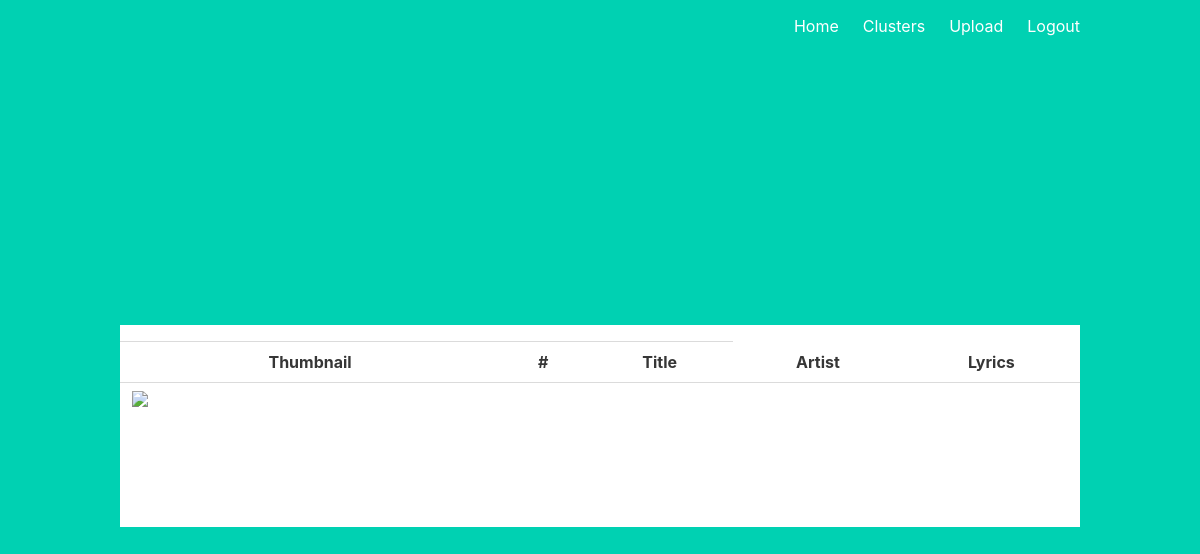
The app's page /track/4 (signed in), older data.
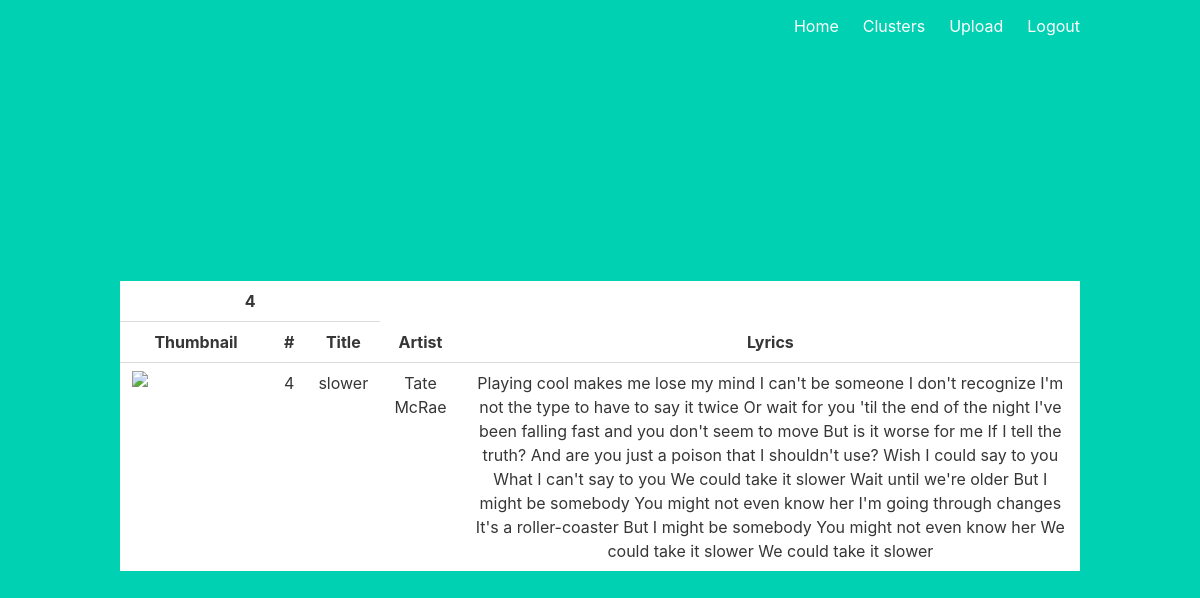
The same page, newer data.
### app/models.py (models this page shows, shortened)
class Track(db.Model):
    id = db.Column(db.Integer, primary_key=True)
    quadrant = db.Column(db.Integer)
    title = db.Column(db.String(120))
    name = db.Column(db.String(1000))
    album = db.Column(db.String(128))
    lyrics = db.Column(db.String(100000000))

### app/views.py (the view)
@main.route("/track/<int:track_id>", methods=["GET"])
@login_required
def track(track_id):
    track = Track.query.filter_by(id=track_id).first()
    return render_template("track.html", track=track)

### app/__init__.py (called while the page is built)
def create_app():
    app = Flask(__name__)
    app.config["SECRET_KEY"] = "12FOEIGHEIOGIOOAIF"
    app.config["SQLALCHEMY_DATABASE_URI"] = "sqlite:///db.sqlite"
    app.config["SQLALCHEMY_TRACK_MODIFICATIONS"] = False
    db.init_app(app)
    login_manager = LoginManager()
    login_manager.login_view = "auth.login"
    login_manager.init_app(app)
    from .models import User
    @login_manager.user_loader
    def load_user(user_id):
        return User.query.get(int(user_id))
    from .auth import auth as auth_blueprint
    app.register_blueprint(auth_blueprint)
    from .views import main as main_blueprint
    app.register_blueprint(main_blueprint)
    return app

### app/templates/track.html (shortened to what this page needs)
{% extends "base.html" %}
{% block content %}
<table class="table hoverable is-fullwidth">
  <tr>
    <th colspan="3" scope="colgroup">{{ track.id }}</th>
  </tr>
  <tr>
    <th>Thumbnail</th>
    <th>#</th>
    <th>Title</th>
    <th>Artist</th>
    <th>Lyrics</th>
  </tr>
  <tr>
  <tr>
    <td>
      <figure class="image is-128x128">
        <img src="https://bulma.io/images/placeholders/128x128.png">
      </figure>
    </td>
    <td>{{ track.id }}</td>
    <td>{{ track.title }}</td>
    <td>{{ track.name }}</td>
    <td>{{ track.lyrics }}</td>
  </tr>
</table>
{% endblock %}

Row changes from the older to the newer data that the page shows:
added Track: id "4", title "slower", name "Tate McRae", lyrics "Playing cool makes me lose my mind I can't be someone I don't recognize I'm not the type to have to say it twice Or wait for you 'til the end of the night I've been falling fast and you don't seem to move But is it worse for me If I tell the truth? And are you just a poison that I shouldn't use? Wish I could say to you What I can't say to you We could take it slower Wait until we're older But I might be somebody You might not even know her I'm going through changes It's a roller-coaster But I might be somebody You might not even know her We could take it slower We could take it slower"
